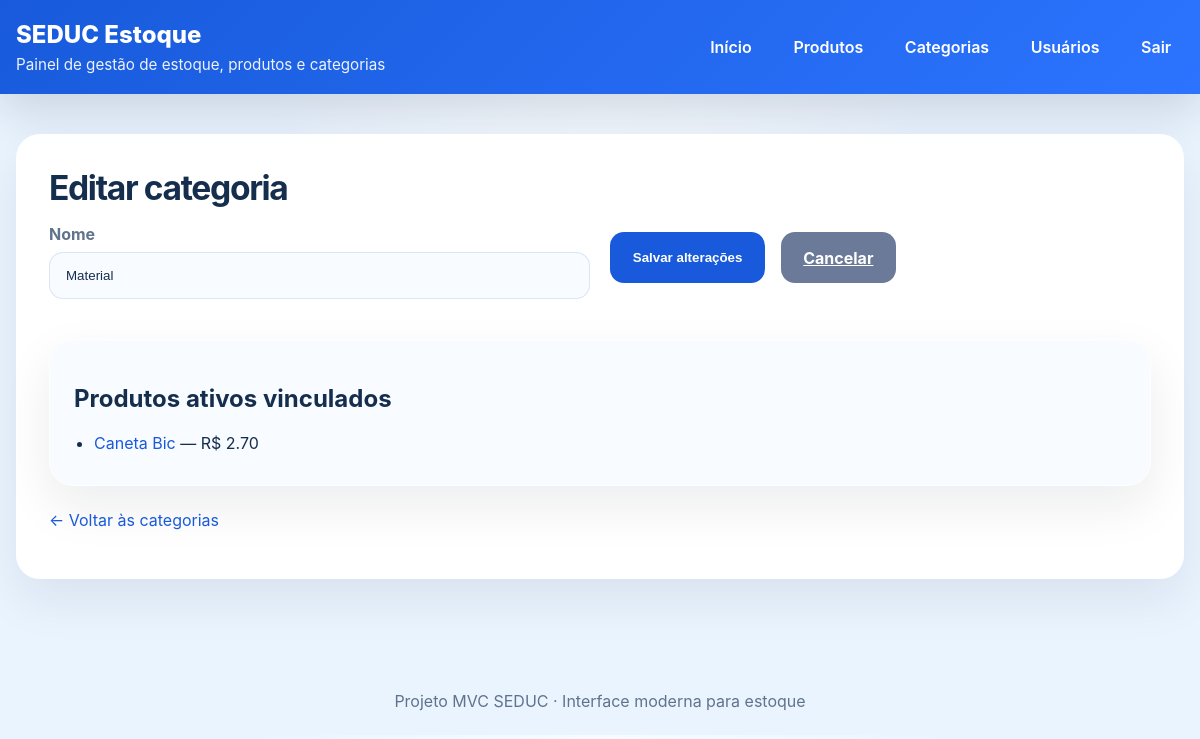
The app's page /categorias/2/editar (signed in) with its own data.
### app/models/categoria.py (models this page shows)
class Categoria(Base):
    __tablename__ = "categorias"
    id = Column(Integer, primary_key=True, autoincrement=True, index=True)
    nome = Column(String, unique=True, nullable=False)
    ativo = Column(Boolean, default=True)
    produtos = relationship("Produto", back_populates="categoria", lazy="select")

### app/models/produto.py (models this page shows, shortened)
class Produto(Base):
    __tablename__ = "produtos"
    id = Column(Integer, primary_key=True, autoincrement=True, index=True)
    nome = Column(String(200), nullable=False, index=True)
    estoque_atual = Column(Integer, nullable=False, default=0)
    preco = Column(Integer, nullable=False, default=0.0)
    ativo = Column(Boolean, default=True)
    imagem_path = Column(String(255), nullable=True)
    categoria_id = Column(Integer, ForeignKey("categorias.id", ondelete="SET NULL"), nullable=True)
    categoria = relationship("Categoria", back_populates="produtos")

### app/controllers/categoria_controller.py (the view)
@router.get("/{categoria_id}/editar")
def form_editar_categoria(
    categoria_id: int,
    request: Request,
    db: Session = Depends(get_db),
    admin = Depends(get_admin)
):
    editando = db.query(Categoria).filter(
        Categoria.id == categoria_id
    ).first()
    if not editando:
        return RedirectResponse(url="/categorias", status_code=302)
    return templates.TemplateResponse(
        request,
        "categorias/form.html",
        {
            "request":  request,
            "usuario":  admin,
            "editando": editando,
        }
    )

### app/templates/categorias/form.html (shortened to what this page needs)
{% extends "base.html" %}
{% block content %}
<div class="card">
    <h1 class="page-title">{{ "Editar categoria" if editando else "Nova categoria" }}</h1>
    <form action="{{ '/categorias/' + editando.id|string + '/editar' if editando else '/categorias/nova' }}" method="post" class="form-grid">
        <div>
            <label for="nome">Nome</label>
            <input type="text" id="nome" name="nome" value="{{ editando.nome if editando else (valores.nome if valores else '') }}" required autofocus>
        </div>
        <div class="actions" style="justify-content:flex-start; gap:1rem; width:100%; margin-top: 0.5rem;">
            <button type="submit">{{ "Salvar alterações" if editando else "Criar categoria" }}</button>
            <a class="button secondary" href="/categorias">Cancelar</a>
        </div>
    </form>
    {% if editando and editando.produtos %}
        <div class="card" style="margin-top:2rem; padding:1.5rem; background:#f8fbff;">
            <h2>Produtos ativos vinculados</h2>
            <ul style="margin: 1rem 0 0; padding-left: 1.25rem; color: var(--text);">
                {% for p in editando.produtos if p.ativo %}
                    <li style="margin-bottom:0.55rem;">
                        <a class="small-link" href="/produtos/{{ p.id }}">{{ p.nome }}</a> — R$ {{ "%.2f"|format(p.preco) }}
                    </li>
                {% else %}
                    <li>Nenhum produto ativo vinculado.</li>
                {% endfor %}
            </ul>
        </div>
    {% endif %}
    <p class="footer-note"><a class="small-link" href="/categorias">← Voltar às categorias</a></p>
</div>
{% endblock %}

### app/static/style.css (style rules this page uses)
:root { --bg: #eaf4ff; --surface: #ffffff; --primary: #185adb; --primary-dark: #103c8d; --accent: #ff6f61; --text: #152e4d; --muted: #5f738c; --border: #d9e4f6; --shadow: rgba(20, 45, 90, 0.12); }
* { box-sizing: border-box; }
body { margin: 0; font-family: Inter, system-ui, sans-serif; background: radial-gradient(circle at top, #f7fbff, var(--bg) 36%); color: var(--text); }
.card { background: rgba(255, 255, 255, 0.96); border: 1px solid rgba(255, 255, 255, 0.8); border-radius: 24px; padding: 2rem; box-shadow: 0 20px 50px rgba(15, 23, 42, 0.08); }
.page-title { margin-top: 0; margin-bottom: 1rem; font-size: clamp(1.9rem, 2.8vw, 2.8rem); letter-spacing: -0.04em; }
.actions { display: flex; justify-content: flex-end; flex-wrap: wrap; gap: 1rem; margin-bottom: 1.5rem; }
.button, button, input[type="submit"] { border: none; background: var(--primary); color: white; padding: 0.95rem 1.4rem; border-radius: 14px; cursor: pointer; font-weight: 700; transition: transform 0.2s ease, background 0.2s ease, box-shadow 0.2s ease; }
.button.secondary, button.secondary { background: #6b7a99; }
.form-grid { display: grid; gap: 1.3rem; grid-template-columns: repeat(auto-fit, minmax(220px, 1fr)); }
label { display: block; margin-bottom: 0.45rem; color: var(--muted); font-weight: 700; }
input[type="text"], input[type="email"], input[type="password"], input[type="number"], input[type="file"], select, textarea { width: 100%; padding: 0.95rem 1rem; border: 1px solid rgba(217, 228, 246, 0.95); border-radius: 14px; background: #f8fbff; color: var(--text); }
.footer-note { display: block; color: var(--muted); margin-top: 1.5rem; }
.small-link { color: var(--primary); text-decoration: none; }

### records on screen
Categoria: nome "Material"
Produto: nome "Caneta Bic", preco "2.70"

### other values on screen
{{ "Editar categoria" if editando else "Nova categoria" }} "Editar categoria"
{{ "Salvar alterações" if editando else "Criar categoria" }} "Salvar alterações"
